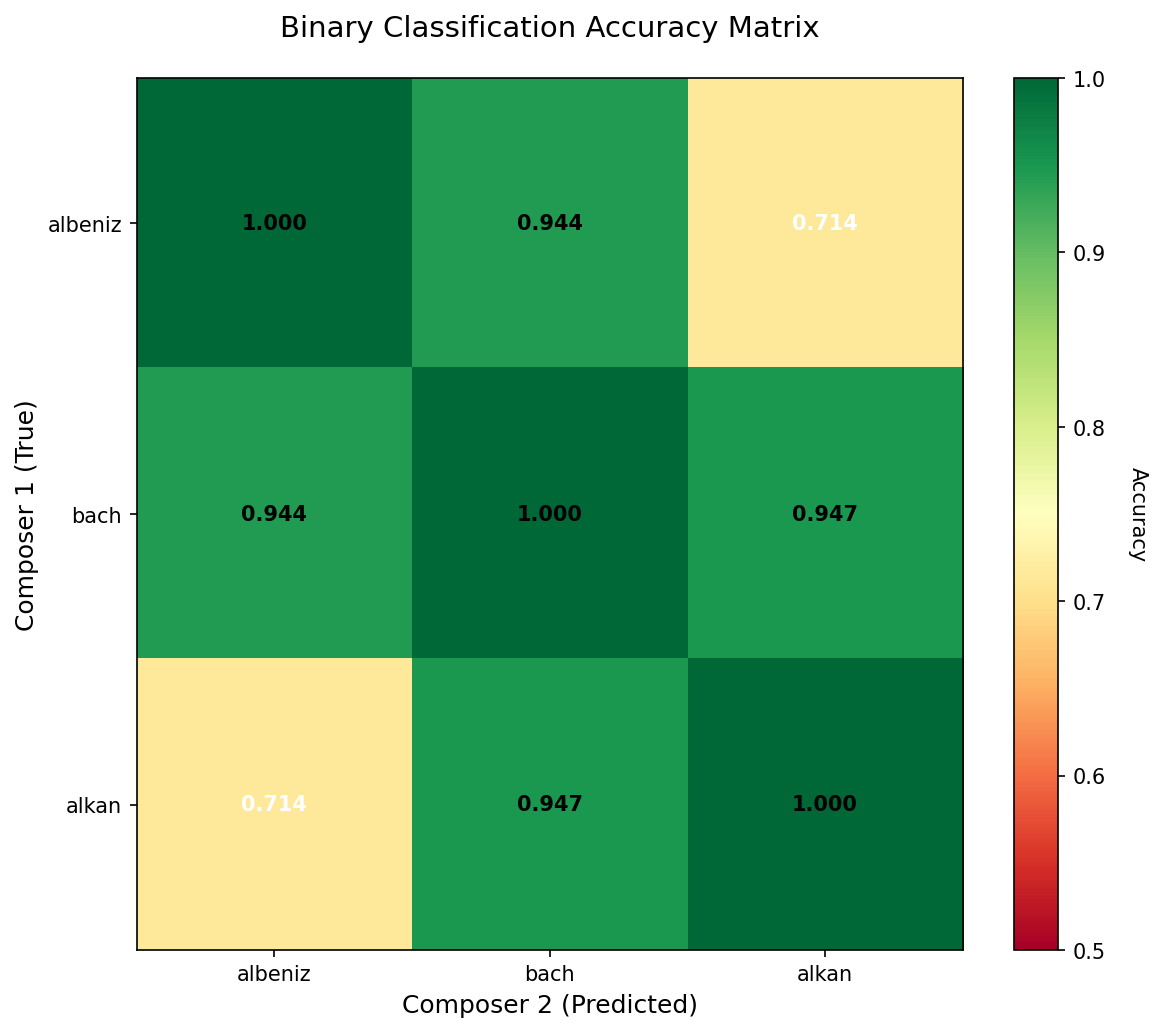

Here is the Python script that generated this plot:
"""
Create a square matrix showing binary classification accuracy
between each pair of the top 3 composers, with threshold graphs for each pair.
"""

import numpy as np
import matplotlib.pyplot as plt
from load_data import load_preprocessed_data, get_composer_labels
from collections import Counter


def encode_labels(Y, composer_names):
    """Encode composer labels as binary: 0 for first composer, 1 for second."""
    labels = []
    for composer, piece in Y:
        if composer == composer_names[0]:
            labels.append(0)
        elif composer == composer_names[1]:
            labels.append(1)
        else:
            raise ValueError(f"Unexpected composer: {composer}")
    return np.array(labels).reshape(-1, 1)


def add_bias_column(X):
    """Add a column of ones for the bias/intercept term."""
    n_samples = X.shape[0]
    bias = np.ones((n_samples, 1))
    return np.hstack([bias, X])


def standardize_features(X_train, X_test):
    """Standardize features to have mean 0 and std 1."""
    mean = np.mean(X_train, axis=0)
    std = np.std(X_train, axis=0)
    std = np.where(std == 0, 1, std)
    X_train_scaled = (X_train - mean) / std
    X_test_scaled = (X_test - mean) / std
    return X_train_scaled, X_test_scaled


def solve_least_squares(A, b):
    """Solve Ax = b using least squares: x = (A^T A)^(-1) A^T b"""
    ATA = A.T @ A
    x = np.linalg.solve(ATA, A.T @ b)
    return x


def calculate_balanced_accuracy(y_pred, y_true):
    """Calculate balanced accuracy (accounts for class imbalance)."""
    tp = np.sum((y_pred == 1) & (y_true == 1))
    tn = np.sum((y_pred == 0) & (y_true == 0))
    fp = np.sum((y_pred == 1) & (y_true == 0))
    fn = np.sum((y_pred == 0) & (y_true == 1))
    
    sensitivity = tp / (tp + fn) if (tp + fn) > 0 else 0
    specificity = tn / (tn + fp) if (tn + fp) > 0 else 0
    
    balanced_acc = (sensitivity + specificity) / 2
    return balanced_acc


def find_optimal_threshold(y_pred_raw, y_true):
    """Find the optimal threshold that maximizes balanced accuracy."""
    min_pred = np.min(y_pred_raw)
    max_pred = np.max(y_pred_raw)
    thresholds = np.linspace(min_pred, max_pred, 100)
    best_threshold = 0.5
    best_accuracy = 0
    
    for threshold in thresholds:
        y_pred = (y_pred_raw >= threshold).astype(int)
        balanced_acc = calculate_balanced_accuracy(y_pred, y_true)
        if balanced_acc > best_accuracy:
            best_accuracy = balanced_acc
            best_threshold = threshold
    
    return best_threshold, thresholds


def evaluate_classifier(y_pred, y_true):
    """Evaluate classifier performance."""
    balanced_acc = calculate_balanced_accuracy(y_pred, y_true)
    accuracy = np.mean(y_pred == y_true)
    tp = np.sum((y_pred == 1) & (y_true == 1))
    fp = np.sum((y_pred == 1) & (y_true == 0))
    fn = np.sum((y_pred == 0) & (y_true == 1))
    precision = tp / (tp + fp) if (tp + fp) > 0 else 0
    recall = tp / (tp + fn) if (tp + fn) > 0 else 0
    f1 = 2 * (precision * recall) / (precision + recall) if (precision + recall) > 0 else 0
    return {'balanced_accuracy': balanced_acc, 'accuracy': accuracy, 'precision': precision, 'recall': recall, 'f1': f1}


def binary_classify_pair(X, Y, composer1, composer2, test_size=0.3, random_seed=42):
    """Perform binary classification between two composers."""
    # Filter to only these two composers
    indices = [i for i, (composer, piece) in enumerate(Y) 
               if composer == composer1 or composer == composer2]
    
    if len(indices) < 20:
        return None
    
    X_pair = X[indices]
    Y_pair = [Y[i] for i in indices]
    y_pair = encode_labels(Y_pair, [composer1, composer2])
    
    # Split train/test
    n_samples = len(X_pair)
    n_train = int((1 - test_size) * n_samples)
    
    np.random.seed(random_seed)
    indices_shuffled = np.random.permutation(n_samples)
    train_indices = indices_shuffled[:n_train]
    test_indices = indices_shuffled[n_train:]
    
    X_train = X_pair[train_indices]
    X_test = X_pair[test_indices]
    y_train = y_pair[train_indices]
    y_test = y_pair[test_indices]
    
    # Standardize
    X_train_scaled, X_test_scaled = standardize_features(X_train, X_test)
    
    # Add bias column
    A_train = add_bias_column(X_train_scaled)
    A_test = add_bias_column(X_test_scaled)
    
    # Solve least squares
    x = solve_least_squares(A_train, y_train)
    
    # Predict
    y_train_pred_raw = A_train @ x
    y_test_pred_raw = A_test @ x
    
    # Find optimal threshold
    optimal_threshold, all_thresholds = find_optimal_threshold(y_train_pred_raw, y_train)
    
    # Classify test set
    y_test_pred = (y_test_pred_raw >= optimal_threshold).astype(int)
    results = evaluate_classifier(y_test_pred, y_test)
    
    return {
        'balanced_accuracy': results['balanced_accuracy'],
        'accuracy': results['accuracy'],
        'precision': results['precision'],
        'recall': results['recall'],
        'f1': results['f1'],
        'threshold': optimal_threshold,
        'all_thresholds': all_thresholds,
        'y_train_pred_raw': y_train_pred_raw,
        'y_train': y_train,
        'n_train': len(X_train),
        'n_test': len(X_test),
        'composer1': composer1,
        'composer2': composer2
    }


def plot_threshold_graph(result, pair_num):
    """Plot threshold optimization graph for a composer pair."""
    fig, ax = plt.subplots(figsize=(8, 6))
    
    # Calculate balanced accuracies for all thresholds
    balanced_accuracies = []
    for threshold in result['all_thresholds']:
        y_pred = (result['y_train_pred_raw'] >= threshold).astype(int)
        balanced_acc = calculate_balanced_accuracy(y_pred, result['y_train'])
        balanced_accuracies.append(balanced_acc)
    
    # Plot
    ax.plot(result['all_thresholds'], balanced_accuracies, linewidth=2, color='purple', label='Balanced Accuracy')
    ax.axvline(x=result['threshold'], color='green', linestyle='--', linewidth=2, 
               label=f'Optimal Threshold = {result["threshold"]:.4f}')
    ax.axhline(y=result['balanced_accuracy'], color='red', linestyle='--', linewidth=1, alpha=0.5,
               label=f'Test Balanced Accuracy = {result["balanced_accuracy"]:.4f}')
    
    ax.set_xlabel('Threshold', fontsize=12)
    ax.set_ylabel('Balanced Accuracy', fontsize=12)
    ax.set_title(f'{result["composer1"]} vs {result["composer2"]}\n'
                 f'Test Balanced Accuracy: {result["balanced_accuracy"]:.4f} ({result["balanced_accuracy"]*100:.2f}%)',
                 fontsize=14)
    ax.legend()
    ax.grid(alpha=0.3)
    ax.set_ylim([0.5, 1.0])
    
    plt.tight_layout()
    filename = f'figures/threshold_{result["composer1"]}_vs_{result["composer2"]}.png'
    plt.savefig(filename, dpi=150, bbox_inches='tight')
    print(f"  Saved: {filename}")
    plt.close()


def create_composer_matrix(X, Y, top_n=3):
    """Create a square matrix of binary classification accuracies."""
    composer_labels = get_composer_labels(Y)
    composer_counts = Counter(composer_labels)
    top_composers = [composer for composer, _ in composer_counts.most_common(top_n)]
    
    print(f"\nCreating {top_n}x{top_n} matrix for composers: {top_composers}")
    print("=" * 80)
    
    n = len(top_composers)
    accuracy_matrix = np.zeros((n, n))
    pair_results = []
    
    # Test each unique pair (only upper triangle)
    for i in range(n):
        for j in range(i + 1, n):
            composer1 = top_composers[i]
            composer2 = top_composers[j]
            
            print(f"\nPair {len(pair_results) + 1}: {composer1} vs {composer2}...")
            result = binary_classify_pair(X, Y, composer1, composer2)
            
            if result:
                accuracy_matrix[i, j] = result['balanced_accuracy']
                accuracy_matrix[j, i] = result['balanced_accuracy']  # Symmetric
                pair_results.append(result)
                print(f"  Balanced Accuracy: {result['balanced_accuracy']:.4f} ({result['balanced_accuracy']*100:.2f}%)")
                print(f"  Precision: {result['precision']:.4f}, Recall: {result['recall']:.4f}, F1: {result['f1']:.4f}")
                
                # Plot threshold graph
                plot_threshold_graph(result, len(pair_results))
            else:
                print("  Insufficient data")
    
    # Diagonal is 1.0 (same composer)
    for i in range(n):
        accuracy_matrix[i, i] = 1.0
    
    return accuracy_matrix, top_composers, pair_results


def visualize_matrix(accuracy_matrix, composer_names):
    """Visualize the accuracy matrix as a heatmap."""
    fig, ax = plt.subplots(figsize=(8, 7))
    
    im = ax.imshow(accuracy_matrix, cmap='RdYlGn', vmin=0.5, vmax=1.0, aspect='auto')
    cbar = plt.colorbar(im, ax=ax)
    cbar.set_label('Balanced Accuracy', rotation=270, labelpad=20)
    
    ax.set_xticks(np.arange(len(composer_names)))
    ax.set_yticks(np.arange(len(composer_names)))
    ax.set_xticklabels(composer_names)
    ax.set_yticklabels(composer_names)
    
    # Add text annotations
    for i in range(len(composer_names)):
        for j in range(len(composer_names)):
            if np.isnan(accuracy_matrix[i, j]):
                text = ax.text(j, i, 'N/A', ha="center", va="center", color="black")
            else:
                text = ax.text(j, i, f'{accuracy_matrix[i, j]:.3f}',
                              ha="center", va="center", 
                              color="white" if accuracy_matrix[i, j] < 0.75 else "black",
                              fontweight='bold')
    
    ax.set_xlabel('Composer 2 (Predicted)', fontsize=12)
    ax.set_ylabel('Composer 1 (True)', fontsize=12)
    ax.set_title('Binary Classification Balanced Accuracy Matrix\n(Normalized for Class Imbalance)', fontsize=14, pad=20)
    
    plt.tight_layout()
    plt.savefig('figures/composer_matrix.png', dpi=150, bbox_inches='tight')
    print("\nMatrix visualization saved as 'figures/composer_matrix.png'")
    plt.close()


def main():
    print("=" * 80)
    print("Composer Binary Classification Matrix")
    print("=" * 80)
    
    # Load data
    print("\nLoading preprocessed data...")
    X, Y, feature_names = load_preprocessed_data("data")
    print(f"Loaded {len(X)} segments with {len(feature_names)} features")
    
    # Create matrix
    accuracy_matrix, composer_names, pair_results = create_composer_matrix(X, Y, top_n=3)
    
    # Print matrix
    print("\n" + "=" * 80)
    print("BALANCED ACCURACY MATRIX")
    print("=" * 80)
    print(f"\n{'':15s}", end="")
    for name in composer_names:
        print(f"{name:15s}", end="")
    print()
    
    for i, name in enumerate(composer_names):
        print(f"{name:15s}", end="")
        for j in range(len(composer_names)):
            print(f"{accuracy_matrix[i, j]:.4f}        ", end="")
        print()
    
    # Visualize matrix
    print("\nGenerating matrix visualization...")
    visualize_matrix(accuracy_matrix, composer_names)
    
    print("\n" + "=" * 80)
    print("Complete! Generated files:")
    print("  - composer_matrix.png (accuracy matrix)")
    for result in pair_results:
        print(f"  - threshold_{result['composer1']}_vs_{result['composer2']}.png")
    print("=" * 80)
    
    return accuracy_matrix, composer_names, pair_results


if __name__ == "__main__":
    np.random.seed(42)
    accuracy_matrix, composer_names, pair_results = main()
